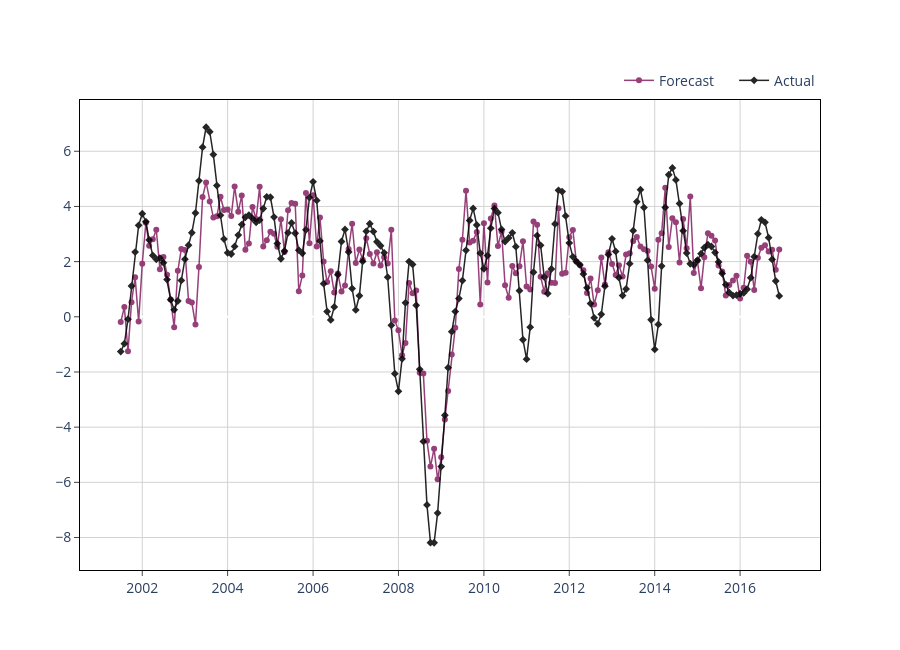

Notebook code for this chart:
### Code cell
from sklearn.linear_model import ElasticNet
from sklearn.model_selection import GridSearchCV

# model = ElasticNet()

param_grid = {
    'alpha': [0.0001, 0.001, 0.01, 0.1, 1.0],  # Regularization strength
    'l1_ratio': [0, 0.1, 0.3, 0.5, 0.7, 0.9, 1.0]  # The balance between L1 and L2 regularization (Lasso and Ridge)
}

grid_search = GridSearchCV(estimator=ElasticNet(random_state=42), param_grid=param_grid, cv=5, scoring='neg_mean_squared_error', n_jobs=-1)
grid_search.fit(X_train, y_train)

print("Best hyperparameters:", grid_search.best_params_)
model = grid_search.best_estimator_


model.fit(X_train, y_train)
train_preds = pd.DataFrame.from_dict({
    "date": X_train.index,
    "predictions": model.predict(X_train),
    "actuals": y_train[target_col_name].values
})

# plt.plot(train_preds.date, train_preds.actuals, label="actual") 
# plt.plot(train_preds.date, train_preds.predictions, label="predictions")
# plt.legend();
plot_prediction(dt=train_preds.date, y_pred=train_preds.predictions, y_actual=train_preds.actuals, mode = "lines+markers", legend_position=(1, 1.075))

model.predict(X_test)

### Figure 1 — Plotly figure (JSON) as saved in the notebook; plotly's stock layout.template omitted (floating-point values rounded to 4 significant figures; data arrays with more than 128 entries replaced by an {"elided": "..."} marker saying what was removed)
{"data": [{"line": {"color": "#841E62", "width": 1.5}, "marker": {"size": 6}, "mode": "lines+markers", "name": "Forecast", "opacity": 0.85, "type": "scatter", "x": {"elided": "186 str values"}, "y": {"elided": "186 float values"}}, {"line": {"color": "#000000", "width": 1.5}, "marker": {"size": 6, "symbol": "diamond"}, "mode": "lines+markers", "name": "Actual", "opacity": 0.85, "type": "scatter", "x": {"elided": "186 str values"}, "y": {"elided": "186 float values"}}], "layout": {"autosize": false, "height": 650, "hovermode": "x", "legend": {"bgcolor": "rgba(0, 0, 0, 0)", "bordercolor": "rgba(0, 0, 0, 0)", "font": {"size": 14}, "indentation": 15, "orientation": "h", "x": 1, "xanchor": "right", "y": 1.075, "yanchor": "auto"}, "plot_bgcolor": "white", "title": {"text": ""}, "width": 900, "xaxis": {"gridcolor": "lightgrey", "linecolor": "black", "mirror": true, "showline": true, "tickfont": {"size": 14}, "ticks": "outside"}, "yaxis": {"gridcolor": "lightgrey", "linecolor": "black", "mirror": true, "showline": true, "tickfont": {"size": 14}, "ticks": "outside", "title": {"text": ""}}}}
